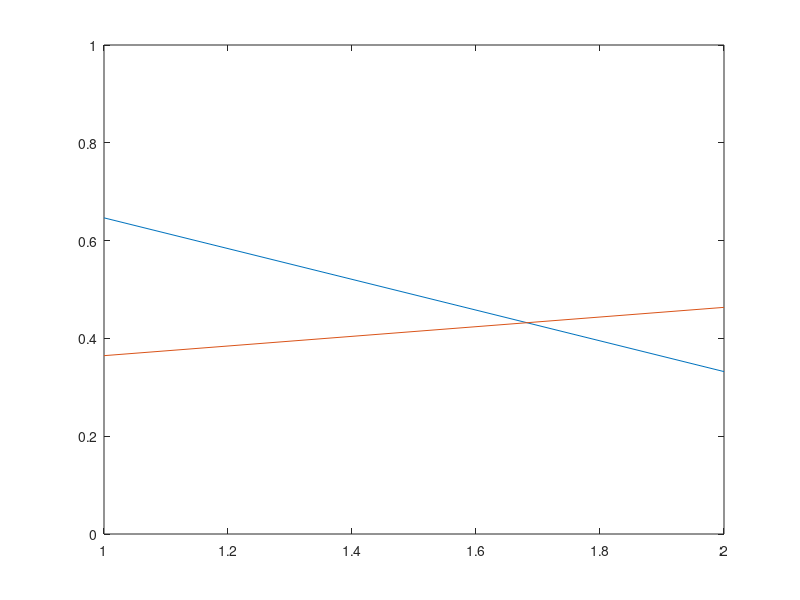

Reproduce this figure in MATLAB. (Note: this script raises an error after producing the figure.)
%% Preamble -- not to appear in userguide
hfig = figure;
set(hfig,'units','centimeters','NumberTitle','off','Name','ex01');
pos = get(hfig,'position');
set(hfig,'position',[pos(1:2),4,3]);
%% Everything below appears in userguide
hfig = figure(gcf);
plot(rand(2));
axis([1 2 0 1]);
matlabfrag('graphics/ex01-1');
matlabfrag('graphics/ex01-2','epspad',[10,10,10,10],...
  'handle',hfig,'compress',true);